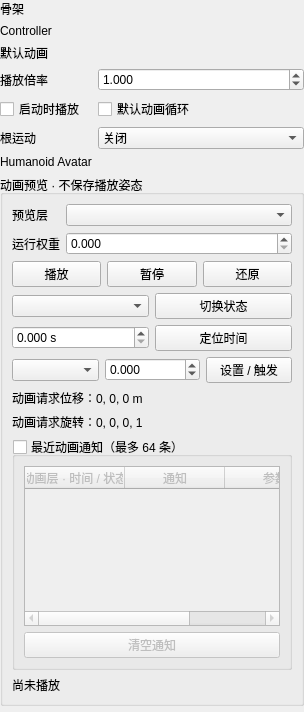
<?xml version='1.0' encoding='UTF-8'?>
<ui version="4.0">
 <class>AnimatorComponentEditorForm</class>
 <widget class="QWidget" name="AnimatorComponentEditorForm">
  <layout class="QVBoxLayout" name="rootLayout">
   <property name="leftMargin">
    <number>0</number>
   </property>
   <property name="topMargin">
    <number>0</number>
   </property>
   <property name="rightMargin">
    <number>0</number>
   </property>
   <property name="bottomMargin">
    <number>0</number>
   </property>
   <item>
    <layout class="QFormLayout" name="settingsLayout">
     <item row="0" column="0">
      <widget class="QLabel" name="skeletonLabel">
       <property name="text">
        <string>骨架</string>
       </property>
      </widget>
     </item>
     <item row="0" column="1">
      <widget class="ResourceField" name="skeletonResource" />
     </item>
     <item row="1" column="0">
      <widget class="QLabel" name="controllerLabel">
       <property name="text">
        <string>Controller</string>
       </property>
      </widget>
     </item>
     <item row="1" column="1">
      <widget class="ResourceField" name="controllerResource" />
     </item>
     <item row="2" column="0">
      <widget class="QLabel" name="clipLabel">
       <property name="text">
        <string>默认动画</string>
       </property>
      </widget>
     </item>
     <item row="2" column="1">
      <widget class="ResourceField" name="clipResource" />
     </item>
     <item row="3" column="0">
      <widget class="QLabel" name="speedLabel">
       <property name="text">
        <string>播放倍率</string>
       </property>
      </widget>
     </item>
     <item row="3" column="1">
      <widget class="QDoubleSpinBox" name="speedSpin">
       <property name="decimals">
        <number>3</number>
       </property>
       <property name="maximum">
        <double>100.000000000000000</double>
       </property>
       <property name="singleStep">
        <double>0.100000000000000</double>
       </property>
       <property name="value">
        <double>1.000000000000000</double>
       </property>
       <property name="keyboardTracking">
        <bool>false</bool>
       </property>
      </widget>
     </item>
     <item row="4" column="0">
      <widget class="QCheckBox" name="playOnStartCheck">
       <property name="text">
        <string>启动时播放</string>
       </property>
      </widget>
     </item>
     <item row="4" column="1">
      <widget class="QCheckBox" name="loopCheck">
       <property name="text">
        <string>默认动画循环</string>
       </property>
      </widget>
     </item>
     <item row="5" column="0">
      <widget class="QLabel" name="rootMotionModeLabel">
       <property name="text">
        <string>根运动</string>
       </property>
      </widget>
     </item>
     <item row="5" column="1">
      <widget class="QComboBox" name="rootMotionModeCombo">
       <item>
        <property name="text">
         <string>关闭</string>
        </property>
       </item>
       <item>
        <property name="text">
         <string>仅提取（交给移动系统）</string>
        </property>
       </item>
       <item>
        <property name="text">
         <string>应用到角色</string>
        </property>
       </item>
       <property name="toolTip">
        <string>需在片段导入设置中先提取根运动。应用到角色只改变运行姿态，停止预览后恢复初始变换。</string>
       </property>
      </widget>
     </item>
     <item row="6" column="0">
      <widget class="QLabel" name="avatarResourceLabel">
       <property name="text">
        <string>Humanoid Avatar</string>
       </property>
      </widget>
     </item>
     <item row="6" column="1">
      <widget class="ResourceField" name="avatarResource" />
     </item>
    </layout>
   </item>
   <item>
    <widget class="QGroupBox" name="previewGroup">
     <property name="title">
      <string>动画预览 · 不保存播放姿态</string>
     </property>
     <layout class="QVBoxLayout" name="previewLayout">
      <item>
       <layout class="QFormLayout" name="layerPreviewLayout">
        <item row="0" column="0">
         <widget class="QLabel" name="previewLayerLabel">
          <property name="text">
           <string>预览层</string>
          </property>
         </widget>
        </item>
        <item row="0" column="1">
         <widget class="QComboBox" name="previewLayerCombo" />
        </item>
        <item row="1" column="0">
         <widget class="QLabel" name="runtimeWeightLabel">
          <property name="text">
           <string>运行权重</string>
          </property>
         </widget>
        </item>
        <item row="1" column="1">
         <widget class="QDoubleSpinBox" name="runtimeWeightSpin">
          <property name="maximum">
           <double>1</double>
          </property>
          <property name="decimals">
           <number>3</number>
          </property>
          <property name="singleStep">
           <double>0.05</double>
          </property>
          <property name="keyboardTracking">
           <bool>false</bool>
          </property>
          <property name="toolTip">
           <string>只调整当前角色的运行实例，不写入场景或 Controller；还原后恢复默认权重。</string>
          </property>
         </widget>
        </item>
       </layout>
      </item>
      <item>
       <layout class="QHBoxLayout" name="playbackLayout">
        <item>
         <widget class="QPushButton" name="playButton">
          <property name="text">
           <string>播放</string>
          </property>
         </widget>
        </item>
        <item>
         <widget class="QPushButton" name="pauseButton">
          <property name="text">
           <string>暂停</string>
          </property>
         </widget>
        </item>
        <item>
         <widget class="QPushButton" name="stopButton">
          <property name="text">
           <string>还原</string>
          </property>
         </widget>
        </item>
       </layout>
      </item>
      <item>
       <layout class="QHBoxLayout" name="stateLayout">
        <item>
         <widget class="QComboBox" name="stateCombo" />
        </item>
        <item>
         <widget class="QPushButton" name="crossFadeButton">
          <property name="text">
           <string>切换状态</string>
          </property>
         </widget>
        </item>
       </layout>
      </item>
      <item>
       <layout class="QHBoxLayout" name="seekLayout">
        <item>
         <widget class="QDoubleSpinBox" name="seekSpin">
          <property name="decimals">
           <number>3</number>
          </property>
          <property name="maximum">
           <double>86400.000000000000000</double>
          </property>
          <property name="suffix">
           <string> s</string>
          </property>
          <property name="keyboardTracking">
           <bool>false</bool>
          </property>
         </widget>
        </item>
        <item>
         <widget class="QPushButton" name="seekButton">
          <property name="text">
           <string>定位时间</string>
          </property>
         </widget>
        </item>
       </layout>
      </item>
      <item>
       <layout class="QHBoxLayout" name="parameterLayout">
        <item>
         <widget class="QComboBox" name="parameterCombo" />
        </item>
        <item>
         <widget class="QDoubleSpinBox" name="parameterSpin">
          <property name="minimum">
           <double>-1000000.000000000000000</double>
          </property>
          <property name="maximum">
           <double>1000000.000000000000000</double>
          </property>
          <property name="decimals">
           <number>3</number>
          </property>
          <property name="keyboardTracking">
           <bool>false</bool>
          </property>
         </widget>
        </item>
        <item>
         <widget class="QPushButton" name="setParameterButton">
          <property name="text">
           <string>设置 / 触发</string>
          </property>
         </widget>
        </item>
       </layout>
      </item>
      <item>
       <widget class="QLabel" name="rootMotionDeltaLabel">
        <property name="text">
         <string>动画请求位移：0, 0, 0 m</string>
        </property>
        <property name="wordWrap">
         <bool>true</bool>
        </property>
       </widget>
      </item>
      <item>
       <widget class="QLabel" name="rootMotionRotationLabel">
        <property name="text">
         <string>动画请求旋转：0, 0, 0, 1</string>
        </property>
        <property name="wordWrap">
         <bool>true</bool>
        </property>
       </widget>
      </item>
      <item>
       <widget class="QGroupBox" name="animationNotificationsGroup">
        <property name="title">
         <string>最近动画通知（最多 64 条）</string>
        </property>
        <property name="checkable">
         <bool>true</bool>
        </property>
        <property name="checked">
         <bool>false</bool>
        </property>
        <layout class="QVBoxLayout" name="notificationsLayout">
         <item>
          <widget class="QTableWidget" name="animationNotificationsTable">
           <property name="maximumSize">
            <size>
             <width>16777215</width>
             <height>160</height>
            </size>
           </property>
           <property name="editTriggers">
            <set>QAbstractItemView::NoEditTriggers</set>
           </property>
           <property name="selectionBehavior">
            <enum>QAbstractItemView::SelectRows</enum>
           </property>
           <column>
            <property name="text">
             <string>动画层 · 时间 / 状态</string>
            </property>
           </column>
           <column>
            <property name="text">
             <string>通知</string>
            </property>
           </column>
           <column>
            <property name="text">
             <string>参数</string>
            </property>
           </column>
          </widget>
         </item>
         <item>
          <widget class="QPushButton" name="clearAnimationNotificationsButton">
           <property name="text">
            <string>清空通知</string>
           </property>
          </widget>
         </item>
        </layout>
       </widget>
      </item>
      <item>
       <widget class="QLabel" name="playbackLabel">
        <property name="text">
         <string>尚未播放</string>
        </property>
        <property name="wordWrap">
         <bool>true</bool>
        </property>
       </widget>
      </item>
     </layout>
    </widget>
   </item>
   <item>
    <widget class="AnimatorIKEditor" name="ikEditor" />
   </item>
  </layout>
 </widget>
 <customwidgets>
  <customwidget>
   <class>ResourceField</class>
   <extends>QWidget</extends>
   <header>ResourceField.h</header>
   <container>0</container>
  </customwidget>
  <customwidget>
   <class>AnimatorIKEditor</class>
   <extends>QWidget</extends>
   <header>AnimatorIKEditor.h</header>
  </customwidget>
 </customwidgets>
 <resources />
 <connections />
</ui>
